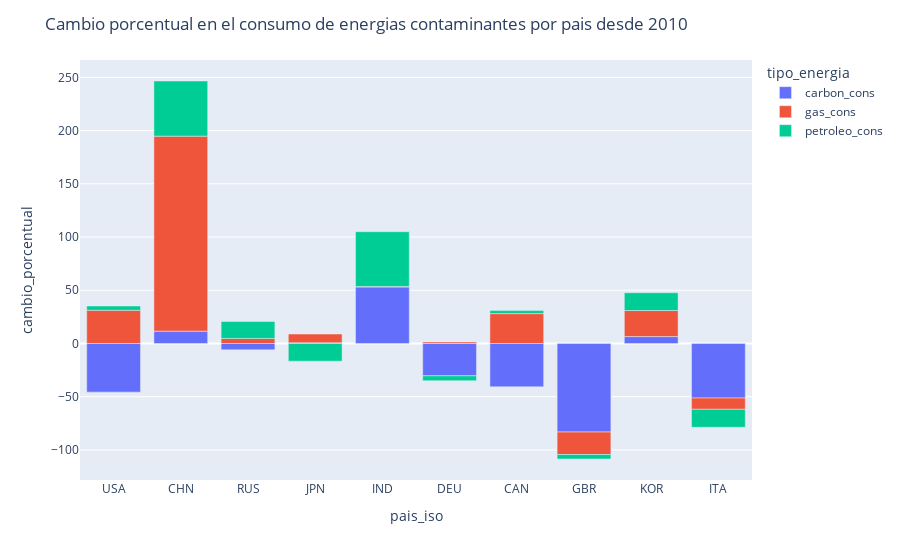

The notebook cell this image was saved under:
### Code cell
# USA reemplazo 45% del consumo de carbon por 35% repartido entre gas y petroleo y 10% en energias renovables
# GBR cerro su ultima planta (bajo tierra) de carbon en 2015 

def pct_plot(data):
    return px.bar(
        data, 
        x='pais_iso', 
        y='cambio_porcentual', 
        color='tipo_energia',
    )
    
fig = pct_plot(data_pct_cons)
fig.update_layout(
    title='Cambio porcentual en el consumo de energias contaminantes por pais desde 2010'
)

### Figure 1 — Plotly figure (JSON) as saved in the notebook; plotly's stock layout.template omitted (floating-point values rounded to 4 significant figures)
{"data": [{"alignmentgroup": "True", "hovertemplate": "tipo_energia=carbon_cons<br>pais_iso=%{x}<br>cambio_porcentual=%{y}<extra></extra>", "legendgroup": "carbon_cons", "marker": {"color": "#636efa", "pattern": {"shape": ""}}, "name": "carbon_cons", "offsetgroup": "carbon_cons", "orientation": "v", "showlegend": true, "textposition": "auto", "type": "bar", "x": ["USA", "CHN", "RUS", "JPN", "IND", "DEU", "CAN", "GBR", "KOR", "ITA"], "xaxis": "x", "y": [-45.69, 11.58, -5.91, 0.73, 53.09, -30.35, -40.7, -83.2, 6.49, -51.25], "yaxis": "y"}, {"alignmentgroup": "True", "hovertemplate": "tipo_energia=gas_cons<br>pais_iso=%{x}<br>cambio_porcentual=%{y}<extra></extra>", "legendgroup": "gas_cons", "marker": {"color": "#EF553B", "pattern": {"shape": ""}}, "name": "gas_cons", "offsetgroup": "gas_cons", "orientation": "v", "showlegend": true, "textposition": "auto", "type": "bar", "x": ["USA", "CHN", "RUS", "JPN", "IND", "DEU", "CAN", "GBR", "KOR", "ITA"], "xaxis": "x", "y": [31.24, 183.2, 4.81, 8.19, 0.49, 1.38, 28.09, -21.13, 24.48, -10.56], "yaxis": "y"}, {"alignmentgroup": "True", "hovertemplate": "tipo_energia=petroleo_cons<br>pais_iso=%{x}<br>cambio_porcentual=%{y}<extra></extra>", "legendgroup": "petroleo_cons", "marker": {"color": "#00cc96", "pattern": {"shape": ""}}, "name": "petroleo_cons", "offsetgroup": "petroleo_cons", "orientation": "v", "showlegend": true, "textposition": "auto", "type": "bar", "x": ["USA", "CHN", "RUS", "JPN", "IND", "DEU", "CAN", "GBR", "KOR", "ITA"], "xaxis": "x", "y": [3.97, 51.79, 15.8, -16.6, 51.46, -4.63, 2.83, -4.18, 16.72, -16.91], "yaxis": "y"}], "layout": {"barmode": "relative", "legend": {"title": {"text": "tipo_energia"}, "tracegroupgap": 0}, "margin": {"t": 60}, "title": {"text": "Cambio porcentual en el consumo de energias contaminantes por pais desde 2010"}, "xaxis": {"anchor": "y", "domain": [0, 1], "title": {"text": "pais_iso"}}, "yaxis": {"anchor": "x", "domain": [0, 1], "title": {"text": "cambio_porcentual"}}}}
